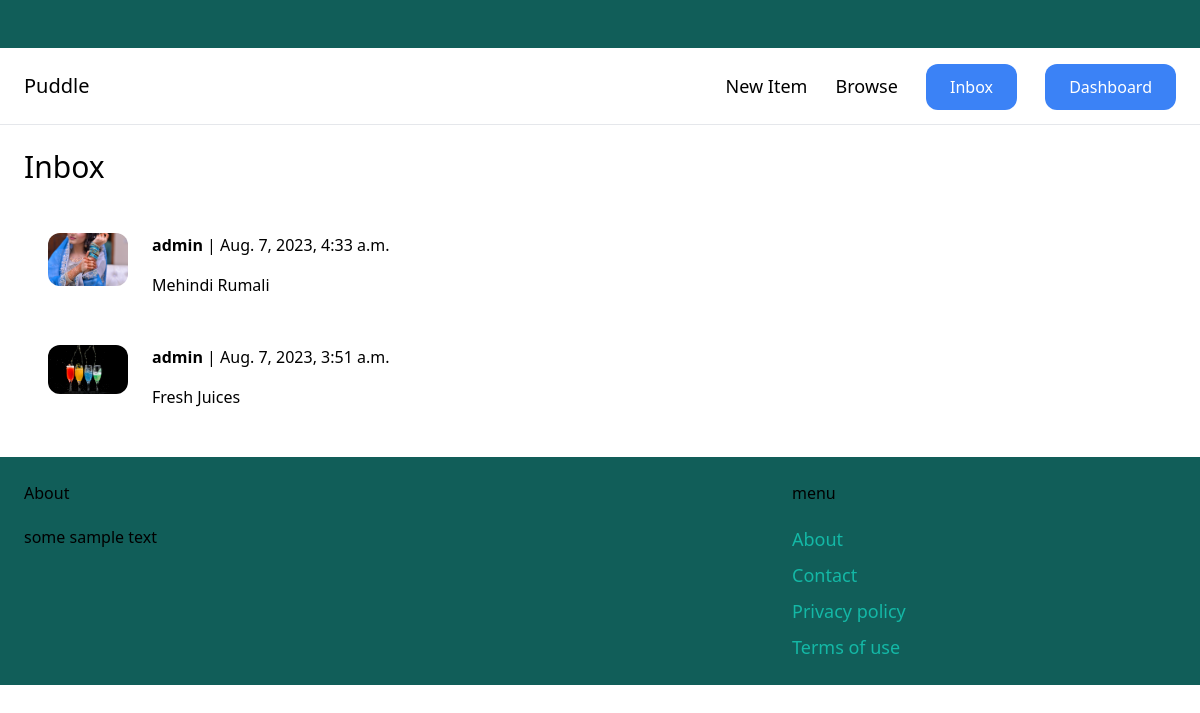
The page /inbox/ (signed in) on the database as committed earlier.
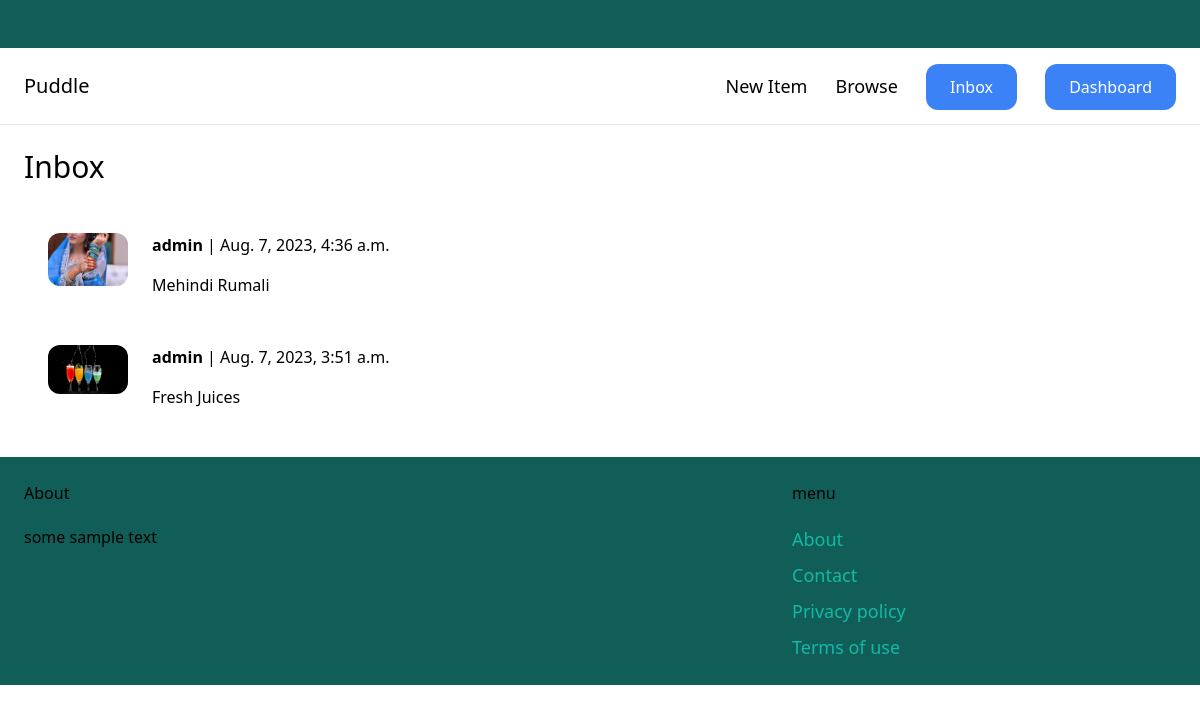
The same page on the database as committed later.
### conversation/models.py (models this page shows)
class Conversation(models.Model):
    item = models.ForeignKey(Item, related_name="conversations", on_delete=models.CASCADE)
    members = models.ManyToManyField(User, related_name='conversations')
    created_at = models.DateTimeField(auto_now_add=True)
    modified_at = models.DateTimeField(auto_now=True)
    class Meta:
        ordering = ('-modified_at',)

### item/models.py (models this page shows, shortened)
class Item(models.Model):
    category =models.ForeignKey(Category,related_name='items', on_delete=models.CASCADE)#when we delete category it will delete all items also
    name= models.CharField(max_length=255)
    description=models.TextField(blank=True,null=True)
    price= models.FloatField()
    image =models.ImageField(upload_to='item_images',blank=True,null=True)
    is_sold =models.BooleanField(default=False)
    created_by=models.ForeignKey(User,related_name='items',on_delete=models.CASCADE)
    created_at =models.DateTimeField(auto_now_add=True)

### conversation/views.py (the view)
# urls.py: path("", views.inbox, name="inbox"),
@login_required
def inbox(request):
    conversations = Conversation.objects.filter(members__in=[request.user.id])
    return render(request, "conversation/inbox.html", {
        'conversations':conversations,
    })

### conversation/templates/conversation/inbox.html (shortened to what this page needs)
{% extends 'core/base.html' %}
{% block content %}
<h1 class="mb-6 text-3xl">Inbox</h1>
<div class="space-y-6">
    {% for conversation in conversations %}
        <a href="{% url 'conversation:detail' conversation.id %}">
            <div class="p-6 flex bg-grey-100 rounded-xl">
                <div class="pr-6">
                    <img src="{{ conversation.item.image.url }}" alt="" class="w-20 rounded-xl">
                </div>
                <div>
                    {% for member in conversation.members.all %}
                        <div>
                            {% if member != request.user %}
                                <p class="mb-4"><strong>{{ member.username }}</strong> | {{ conversation.modified_at }}</p>
                                <p>{{ conversation.item.name }}</p>
                            {%endif%}
                        </div>
                    {% endfor %}
                </div>
            </div>
        </a>
    {% endfor %}
</div>
{% endblock %}

Rows that differ between the two databases and show on the page:
changed Conversation "Mehindi Rumali": modified_at "Aug. 7, 2023, 4:33 a.m." → "Aug. 7, 2023, 4:36 a.m."
